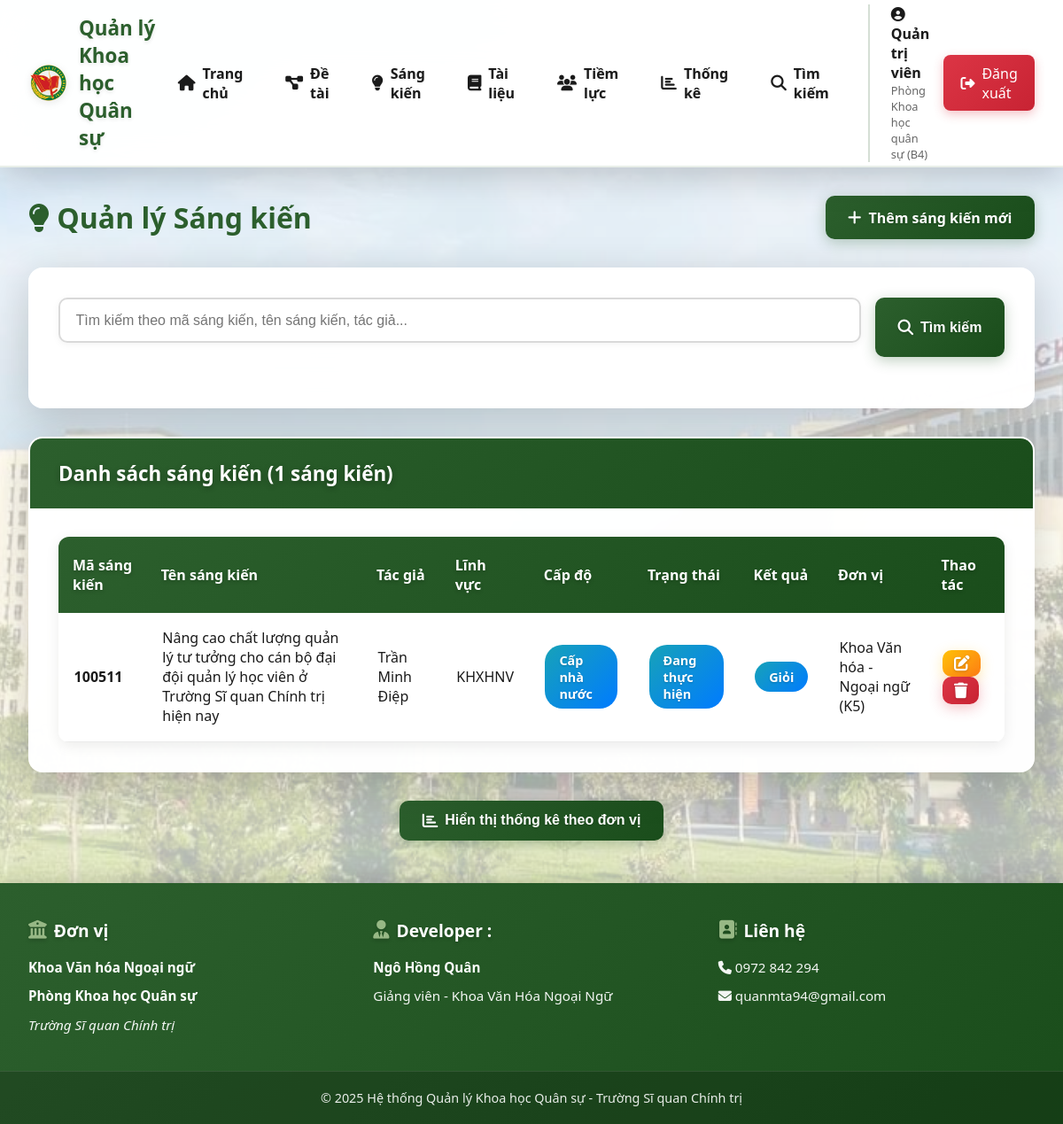
/sangkien (signed in), run on the app's committed database.
### models/__init__.py (models this page shows, shortened)
class User(UserMixin, db.Model):
    __tablename__ = 'users'
    id = db.Column(db.Integer, primary_key=True)
    username = db.Column(db.String(80), unique=True, nullable=False)
    email = db.Column(db.String(120), unique=True, nullable=False)
    password_hash = db.Column(db.String(255), nullable=False)
    full_name = db.Column(db.String(120), nullable=False)
    role = db.Column(db.String(20), default='user')  # admin, manager, user
    don_vi = db.Column(db.String(120))  # Đơn vị của người dùng
    created_at = db.Column(db.DateTime, default=datetime.utcnow)

class SangKien(db.Model):
    __tablename__ = 'sang_kien'
    id = db.Column(db.Integer, primary_key=True)
    ma_sang_kien = db.Column(db.String(50), unique=True, nullable=False)
    ten_sang_kien = db.Column(db.String(255), nullable=False)
    mo_ta = db.Column(db.Text)
    linh_vuc = db.Column(db.String(100))
    chu_nhiem = db.Column(db.String(120), nullable=False)
    don_vi = db.Column(db.String(120))
    cap_do = db.Column(db.String(50))  # Cấp nhà trường, Cấp bộ, Cấp nhà nước
    ngay_bat_dau = db.Column(db.Date)
    ngay_ket_thuc = db.Column(db.Date)
    trang_thai = db.Column(db.String(50), default='Đang thực hiện')
    ket_qua = db.Column(db.Text)
    file_word = db.Column(db.String(255))
    file_word_content = db.Column(db.Text)
    bien_ban_ban = db.Column(db.String(255))
    bien_ban_de_cuong = db.Column(db.String(255))
    bien_ban_nghiem_thu = db.Column(db.String(255))
    file_sau_sua = db.Column(db.String(255))
    created_by = db.Column(db.Integer, db.ForeignKey('users.id'))
    created_at = db.Column(db.DateTime, default=datetime.utcnow)
    updated_at = db.Column(db.DateTime, default=datetime.utcnow, onupdate=datetime.utcnow)
    creator = db.relationship('User', backref='sang_kien_created')
    ban_thanh_vien = db.relationship('BanSangKien', backref='sang_kien', lazy=True, cascade='all, delete-orphan')
    hoi_dong_de_cuong = db.relationship('HoiDongDeCuongSangKien', backref='sang_kien', lazy=True, cascade='all, delete-orphan')
    hoi_dong_nghiem_thu = db.relationship('HoiDongNghiemThuSangKien', backref='sang_kien', lazy=True, cascade='all, delete-orphan')

### routes/main.py (the view, shortened to what this page needs)
@main_bp.route('/sangkien')
@login_required
def sangkien_list():
    page = request.args.get('page', 1, type=int)
    per_page = 20
    search = request.args.get('search', '')
    query = SangKien.query
    if current_user.role != 'admin':
        query = query.filter_by(don_vi=current_user.don_vi)
    pagination = query.order_by(SangKien.created_at.desc()).paginate(
        page=page, per_page=per_page, error_out=False
    )
    stats_query = db.session.query(
        SangKien.don_vi,
        func.count(SangKien.id).label('total')
    )
    if current_user.role != 'admin':
        stats_query = stats_query.filter(SangKien.don_vi == current_user.don_vi)
    donvi_stats = stats_query.group_by(SangKien.don_vi).order_by(func.count(SangKien.id).desc()).all()
    donvi_stats = [{'don_vi': dv or 'Chưa xác định', 'total': total} for dv, total in donvi_stats]
    trangthai_stats = db.session.query(
        SangKien.trang_thai,
        func.count(SangKien.id).label('total')
    )
    if current_user.role != 'admin':
        trangthai_stats = trangthai_stats.filter(SangKien.don_vi == current_user.don_vi)
    trangthai_stats = trangthai_stats.group_by(SangKien.trang_thai).all()
    trangthai_stats = [{'trang_thai': tt or 'Chưa xác định', 'total': total} for tt, total in trangthai_stats]
    total_sangkien = sum(s['total'] for s in donvi_stats)
    return render_template('sangkien/list.html',
                         pagination=pagination,
                         search=search,
                         donvi_stats=donvi_stats,
                         trangthai_stats=trangthai_stats,
                         total_sangkien=total_sangkien)

### templates/sangkien/list.html (shortened to what this page needs)
{% extends "base.html" %}
{% block content %}
<div style="display: flex; justify-content: space-between; align-items: center; margin-bottom: 2rem;">
    <h1 style="color: var(--primary-color);">
        <i class="fas fa-lightbulb"></i> Quản lý Sáng kiến
    </h1>
    <a href="{{ url_for('main.sangkien_add') }}" class="btn btn-primary">
        <i class="fas fa-plus"></i> Thêm sáng kiến mới
    </a>
</div>
<div class="card">
    <div class="card-body">
        <form method="GET" class="search-box">
            <input type="text" name="search" class="form-control" placeholder="Tìm kiếm theo mã sáng kiến, tên sáng kiến, tác giả..." value="{{ search }}">
            <button type="submit" class="btn btn-primary">
                <i class="fas fa-search"></i> Tìm kiếm
            </button>
        </form>
    </div>
</div>
<div class="card">
    <div class="card-header">
        Danh sách sáng kiến ({{ pagination.total }} sáng kiến)
    </div>
    <div class="card-body">
        {% if pagination.items %}
        <table class="table">
            <thead>
                <tr>
                    <th>Mã sáng kiến</th>
                    <th>Tên sáng kiến</th>
                    <th>Tác giả</th>
                    <th>Lĩnh vực</th>
                    <th>Cấp độ</th>
                    <th>Trạng thái</th>
                    <th>Kết quả</th>
                    <th>Đơn vị</th>
                    <th>Thao tác</th>
                </tr>
            </thead>
            <tbody>
                {% for sangkien in pagination.items %}
                <tr class="hoverable-row" {% if sangkien.mo_ta %}title="{{ sangkien.mo_ta }}"{% endif %} ondblclick="window.location='{{ url_for('main.sangkien_detail', id=sangkien.id) }}'">
                    <td><strong>{{ sangkien.ma_sang_kien }}</strong></td>
                    <td>{{ sangkien.ten_sang_kien }}</td>
                    <td>{{ sangkien.chu_nhiem }}</td>
                    <td>{{ sangkien.linh_vuc or 'N/A' }}</td>
                    <td>
                        {% if sangkien.cap_do %}
                        <span class="badge badge-info">{{ sangkien.cap_do }}</span>
                        {% else %}
                        <span style="color: #999;">N/A</span>
                        {% endif %}
                    </td>
                    <td>
                        {% if sangkien.trang_thai == 'Hoàn thành' or sangkien.trang_thai == 'Đã công nhận' %}
                        <span class="badge badge-success">{{ sangkien.trang_thai }}</span>
                        {% elif sangkien.trang_thai == 'Đang thực hiện' %}
                        <span class="badge badge-info">{{ sangkien.trang_thai }}</span>
                        {% else %}
                        <span class="badge badge-warning">{{ sangkien.trang_thai }}</span>
                        {% endif %}
                    </td>
                    <td>
                        {% if sangkien.ket_qua %}
                        <span class="badge badge-{% if sangkien.ket_qua == 'Xuất sắc' %}success{% elif sangkien.ket_qua == 'Giỏi' %}info{% elif sangkien.ket_qua == 'Khá' %}warning{% else %}secondary{% endif %}">
                            {{ sangkien.ket_qua }}
                        </span>
                        {% else %}
                        <span style="color: #999;">Chưa có</span>
                        {% endif %}
                    </td>
                    <td>{{ sangkien.don_vi or 'N/A' }}</td>
                    <td>
                        {% if current_user.role == 'admin' or sangkien.don_vi == current_user.don_vi %}
                        <a href="{{ url_for('main.sangkien_edit', id=sangkien.id) }}" class="btn btn-warning" style="padding: 0.4rem 0.8rem;">
                            <i class="fas fa-edit"></i>
                        </a>
                        <a href="{{ url_for('main.sangkien_delete', id=sangkien.id) }}" class="btn btn-danger" style="padding: 0.4rem 0.8rem;" onclick="return confirm('Bạn có chắc chắn muốn xóa sáng kiến này?')">
                            <i class="fas fa-trash"></i>
                        </a>
                        {% else %}
                        <span class="badge badge-info" style="padding: 0.5rem 1rem;">
                            <i class="fas fa-eye"></i> Chỉ xem
                        </span>
                        {% endif %}
                    </td>
                </tr>
                {% endfor %}
            </tbody>
        </table>
        {% else %}
        <p style="text-align: center; color: #999; padding: 2rem;">Không tìm thấy sáng kiến nào.</p>
        {% endif %}
    </div>
</div>
<div style="text-align: center; margin: 2rem 0 1rem 0;">
    <button class="btn btn-primary" onclick="toggleStats()" id="toggleStatsBtn">
        <i class="fas fa-chart-bar"></i> Hiển thị thống kê theo đơn vị
    </button>
</div>
{% endblock %}

### templates/base.html (shortened to what this page needs)
<!DOCTYPE html>
<html lang="vi">
<head>
    <link rel="stylesheet" href="{{ url_for('static', filename='css/style.css') }}">
    <link rel="stylesheet" href="https://cdnjs.cloudflare.com/ajax/libs/font-awesome/6.4.0/css/all.min.css">
</head>
<body>
    {% if current_user.is_authenticated %}
    <nav class="navbar">
        <div class="navbar-container">
            <a href="{{ url_for('main.dashboard') }}" class="navbar-brand">
                <img src="{{ url_for('static', filename='images/logo.png') }}" alt="Logo">
                <span class="desktop-only">Quản lý Khoa học Quân sự</span>
            </a>
            <div class="navbar-menu" id="navbarMenu">
                <a href="{{ url_for('main.dashboard') }}" class="nav-link">
                    <i class="fas fa-home"></i> Trang chủ
                </a>
                <a href="{{ url_for('main.detai_list') }}" class="nav-link">
                    <i class="fas fa-project-diagram"></i> Đề tài
                </a>
                <a href="{{ url_for('main.sangkien_list') }}" class="nav-link">
                    <i class="fas fa-lightbulb"></i> Sáng kiến
                </a>
                <a href="{{ url_for('main.giaotrinh_list') }}" class="nav-link">
                    <i class="fas fa-book"></i> Tài liệu
                </a>
                <a href="{{ url_for('main.tiemluc_list') }}" class="nav-link">
                    <i class="fas fa-users"></i> Tiềm lực
                </a>
                <a href="{{ url_for('main.thongke') }}" class="nav-link">
                    <i class="fas fa-chart-bar"></i> Thống kê
                </a>
                <a href="{{ url_for('main.timkiem') }}" class="nav-link">
                    <i class="fas fa-search"></i> Tìm kiếm
                </a>
                <div class="user-section">
                    <div class="user-info">
                        <span class="user-name">
                            <i class="fas fa-user-circle"></i> {{ current_user.full_name }}
                        </span>
                        {% if current_user.don_vi %}
                        <span class="user-unit">{{ current_user.don_vi }}</span>
                        {% endif %}
                    </div>
                    <a href="{{ url_for('auth.logout') }}" class="btn-logout">
                        <i class="fas fa-sign-out-alt"></i> Đăng xuất
                    </a>
                </div>
            </div>
        </div>
    </nav>
    {% endif %}
    <div class="container">
        {% block content %}{% endblock %}
    </div>
    <footer class="footer">
        <div class="footer-container">
            <div class="footer-section">
                <h4><i class="fas fa-university"></i> Đơn vị</h4>
                <p><strong>Khoa Văn hóa Ngoại ngữ</strong></p>
                <p><strong>Phòng Khoa học Quân sự</strong></p>
                <p><em><a href="http://daihocchinhtri.edu.vn/">Trường Sĩ quan Chính trị</a></em></p>
            </div>
            <div class="footer-section">
                <h4><i class="fas fa-user-tie"></i> Developer :</h4>
                <p><strong>Ngô Hồng Quân</strong></p>
                <p>Giảng viên - Khoa Văn Hóa Ngoại Ngữ</p>
            </div>
            <div class="footer-section">
                <h4><i class="fas fa-address-book"></i> Liên hệ</h4>
                <p><i class="fas fa-phone"></i> <a href="tel:0972842294">0972 842 294</a></p>
                <p><i class="fas fa-envelope"></i> <a href="mailto:quanmta94@gmail.com">quanmta94@gmail.com</a></p>
            </div>
        </div>
        <div class="footer-bottom">
            <p>&copy; 2025 Hệ thống Quản lý Khoa học Quân sự - Trường Sĩ quan Chính trị</p>
        </div>
    </footer>
</body>
</html>

### templates/sangkien/list.html (style rules this page uses)
.table { position: relative; }
.hoverable-row { cursor: help; }

### data on the page
User: full_name "Quản trị viên", don_vi "Phòng Khoa học quân sự (B4)"
SangKien: ma_sang_kien "100511", ten_sang_kien "Nâng cao chất lượng quản lý tư tưởng cho cán bộ đại đội quản lý học viên ở Trường Sĩ quan Chính trị hiện nay", chu_nhiem "Trần Minh Điệp", linh_vuc "KHXHNV", cap_do "Cấp nhà nước", trang_thai "Đang thực hiện", ket_qua "Giỏi", don_vi "Khoa Văn hóa - Ngoại ngữ (K5)"

### other printed values
{{ pagination.total }} "1"
